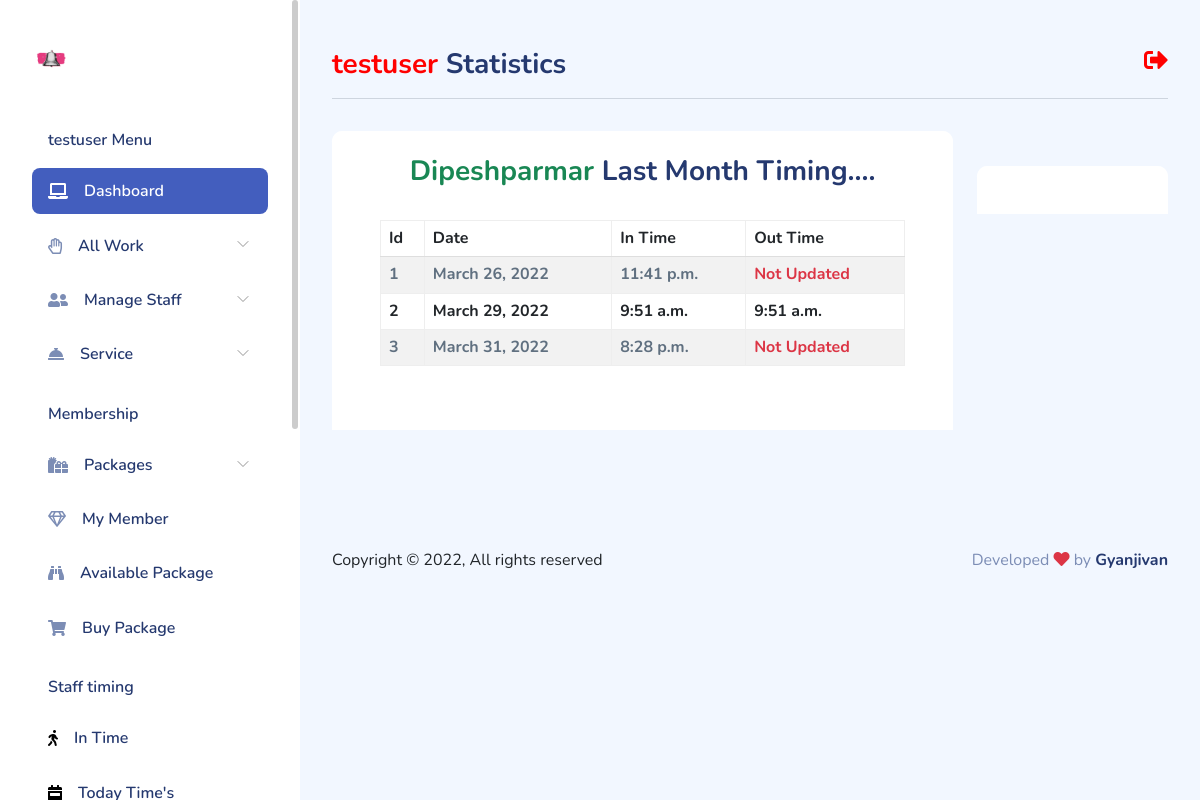
Page /client/get-month-records/Dipeshparmar/ (signed in) on the committed database.
### client/models.py (models this page shows, shortened)
class Staff(models.Model):
    user = models.ForeignKey(
        User, on_delete=models.CASCADE, null=True, blank=True)
    profile = models.ImageField(upload_to='staff/')
    name = models.CharField(max_length=100)
    phone = models.PositiveIntegerField()
    email = models.EmailField(max_length=100, null=True, blank=True)
    service = models.CharField(max_length=100, null=True, blank=True)
    fdate = models.DateTimeField(auto_now_add=True)

class Timeing(models.Model):
    user = models.ForeignKey(
        User, on_delete=models.CASCADE, null=True, blank=True)
    staff = models.ForeignKey(
        Staff, on_delete=models.CASCADE, null=True, blank=True)
    in_date = models.DateField(max_length=100, auto_now_add=True)
    in_time = models.TimeField(auto_now_add=True)
    out_date = models.DateField(max_length=100, auto_now=True)
    out_time = models.TimeField(auto_now=True)
    fdate = models.DateTimeField(auto_now=True)
    tell = models.BooleanField(default=False,blank=True,null=True)

### client/views.py (the view)
@user_passes_test(lambda u: u.is_authenticated, login_url='/')
def display_timing_rec(request, rec):
    last_day_of_prev_month = date.today().replace(day=1) - timedelta(days=1)
    start_day_of_prev_month = date.today().replace(
        day=1) - timedelta(days=last_day_of_prev_month.day)
    try:
        time_rec = Staff.objects.get(Q(user=request.user) & Q(name=rec))
    except ObjectDoesNotExist:
        return HttpResponseNotFound('<h1 style="color:red;">Your Data Not Found By Object Not Found</h1>')
    except MultipleObjectsReturned:
        return HttpResponseNotFound('<h1 style="color:red;">Your Data Not Found By Multiple Object Return</h1>')
    data = Timeing.objects.filter(Q(user=request.user) & Q(staff=time_rec) & Q(
        in_date__range=(start_day_of_prev_month, last_day_of_prev_month)))
    print(data.query)
    context = {'data': data, 'name': rec}
    return render(request, 'client/time_records.html', context)

### client/templates/client/time_records.html (shortened to what this page needs)
{% extends "client/layout.html" %}
{% load static %}
{% block table %}
<div class="card-header">
    <h3 class="text-center"> <span class="text-success">{{name}}</span> Last Month Timing....</h3>
<div class="card-header">
    <div class="table-responsive">
    <table class="table table-hover table-striped table-bordered h6 text-dark">
        <thead>
          <tr>
            <th scope="col">Id</th>
            <th scope="col">Date</th>
            <th scope="col">In Time</th>
            <th scope="col">Out Time</th>
          </tr>
        </thead>
        <tbody>
            {% if data %}
                {% for dt in data %}
                <tr>
                  <th scope="row">{{forloop.counter}}</th>
                  <td>{{dt.in_date}}</td>
                  <td>{{dt.in_time}}</td>
                  {% if dt.out_time == dt.in_time %}
                    <td>{{dt.out_time}}</td>
                  {% else %}
                    <td class="text-danger">Not Updated</td>
                  {% endif %}
                </tr>
                {% endfor %}
            {% else %}
                <center>
                  <img src="{% static 'client/img/product-list.png' %}" class="img-fluid" alt="data not found" srcset="">
                </center>
                <h3 class="text-center text-danger">Data Not Found..!</h3>
            {% endif %}
        </tbody>
      </table>
    </div>
</div>
</div>
{% endblock table %}
{% block cardfeatur %}
<div class="card-header">
</div>
{% endblock cardfeatur %}

### client/templates/client/layout.html (shortened to what this page needs)
{% load static %}
<!DOCTYPE html>
<html lang="en">
<head>
    <link rel="stylesheet" href="https://use.fontawesome.com/releases/v5.11.2/css/all.css">
    <link rel="stylesheet" href="{% static 'client/css/bootstrap.css' %}">
    <link rel="stylesheet" href="{% static 'client/css/bold.css' %}">
    <link rel="stylesheet" href="{% static 'client/css/perfect-scrollbar.css' %}">
    <link rel="stylesheet" href="{% static 'client/css/bootstrap-icons.css' %}">
    <link rel="stylesheet" href="{% static 'client/css/app.css' %}">
</head>
<body>
    <div id="app">
        <div id="sidebar" class="active">
            <div class="sidebar-wrapper active">
    <div class="sidebar-header">
        <div class="d-flex justify-content-between">
            <div class="logo">
                <a href="index.html"><img src="{% static 'client/img/bell.png' %}"  class="img-fluid"  alt="Logo" srcset=""></a>
            </div>
        </div>
    </div>
    <div class="sidebar-menu">
        <ul class="menu">
            <li class="sidebar-title">{{request.user}} Menu</li>
            <li
                class="sidebar-item active ">
                <a href="{% url 'client' %}" class='sidebar-link'>
                    <i class="fas fa-laptop"></i>
                    <span>Dashboard</span>
                </a>
            </li>
            <li
                class="sidebar-item  has-sub">
                <a href="#" class='sidebar-link'>
                    <i class="far fa-hand-paper"></i>
                    <span>All Work</span>
                </a>
            </li>
            <li
                class="sidebar-item  has-sub">
                <a href="#" class='sidebar-link'>
                    <i class="fas fa-user-friends"></i>
                    <span>Manage Staff</span>
                </a>
            </li>
            <li
                class="sidebar-item  has-sub">
                <a href="#" class='sidebar-link'>
                    <i class="fas fa-concierge-bell" style=""></i>
                    <span>Service</span>
                </a>
            </li>
            <li class="sidebar-title">Membership</li>
            <li
                class="sidebar-item  has-sub">
                <a href="#" class='sidebar-link'>
                    <i class="fas fa-gifts"></i>
                    <span>Packages</span>
                </a>
            </li>
            <li
            class="sidebar-item  ">
            <a href="{% url 'paid_mem' %}" class='sidebar-link'>
                <i class="far fa-gem"></i>
                <span>My Member</span>
            </a>
            </li>
            <li
            class="sidebar-item  ">
            <a href="{% url 'avail' %}" class='sidebar-link'>
                <i class="fas fa-binoculars"></i>
                <span>Available Package</span>
            </a>
            </li>
            <li
                class="sidebar-item  ">
                <a href="{% url 'buy_pack' %}" class='sidebar-link'>
                    <i class="fas fa-shopping-cart"></i>
                    <span>  Buy Package</span>
                </a>
            </li>
            <li class="sidebar-title">Staff timing</li>
            <li
                class="sidebar-item  ">
                <a href="{% url 'timing' %}" class='sidebar-link'>
                    <i class="fas fa-walking" style="color:black;"></i>
                    <span>In Time</span>
                </a>
            </li>
            <li
                class="sidebar-item   ">
                <a href="{% url 'totime' %}" class='sidebar-link'>
                    <i class="fas fa-calendar-week" style="color:black;"></i>
                    <span>Today Time's</span>
                </a>
            </li>
        </ul>
    </div>
</div>
        </div>
        <div id="main">
<div class="page-heading">
    <div class="float-end">
        <a href="{% url 'logoutv' %}"  ><i class="fas fa-sign-out-alt" style="font-size:24px; color:red;"></i></a>
    </div>
    <h3> <span style="color:red;">{{request.user}}</span> Statistics</h3>
    <hr>
</div>
<div class="page-content">
    <section class="row">
        <div class="col-12 col-lg-9">
            <div class="row">
                <div class="col-12">
                    <div class="card">
                        {% block table %}{% endblock table %}
                    </div>
                </div>
            </div>
            <div class="row">
                <div class="col-12 col-xl-4">
                </div>
                <div class="col-12 col-xl-8">
                </div>
            </div>
        </div>
        <div class="col-12 col-lg-3">
            <div class="card">
                {% block cardfeatur %}{% endblock cardfeatur %}
            </div>
            </div>
        </section>
    </div>
            <footer class="black">
                <div class="footer clearfix mb-0 text-muted">
                    <div class="float-start text-dark">
                        <p>Copyright  &copy; {% now 'Y' %},   All rights reserved</p>
                    </div>
                    <div class="float-end">
                        <p>Developed <span class="text-danger"><i class="fas fa-heart"></i></span> by <a
                                href="" class="h6">Gyanjivan</a></p>
                    </div>
                </div>
            </footer>
        </div>
    </div>
</body>
</html>

### client/static/client/css/perfect-scrollbar.css (style rules this page uses)
.ps { overflow: hidden !important; overflow-anchor: none; -ms-overflow-style: none; touch-action: auto; -ms-touch-action: auto; }

### client/static/client/css/app.css (style rules this page uses)
.card { border:none;margin-bottom:2.2rem }
.card .card-header { border:none }
#sidebar.active .sidebar-wrapper { left:0 }
.sidebar-wrapper { background-color:#fff;bottom:0;height:100vh;overflow-y:auto;position:fixed;top:0;transition:left .5s ease-out;width:300px;z-index:10 }
.sidebar-wrapper .sidebar-header { font-size:2rem;font-weight:700;padding:2rem 2rem 1rem }
.sidebar-wrapper .sidebar-header img { height:1.2rem }
.sidebar-wrapper .menu { font-weight:600;margin-top:2rem;padding:0 2rem }
.sidebar-wrapper .menu .sidebar-title { color:#25396f;font-size:1rem;font-weight:600;list-style:none;margin:1.5rem 0 1rem;padding:0 1rem }
.sidebar-wrapper .menu .sidebar-link { align-items:center;border-radius:.5rem;color:#25396f;display:block;display:flex;font-size:1rem;padding:.7rem 1rem;text-decoration:none;transition:all .5s }
.sidebar-wrapper .menu .sidebar-link i,.sidebar-wrapper .menu .sidebar-link svg { color:#7c8db5 }
.sidebar-wrapper .menu .sidebar-link span { margin-left:1rem }
.sidebar-wrapper .menu .sidebar-item { list-style:none;margin-top:.5rem;position:relative }
.sidebar-wrapper .menu .sidebar-item.has-sub .sidebar-link:after { color:#ccc;display:block;position:absolute;right:15px;top:12px }
.sidebar-wrapper .menu .sidebar-item.active>.sidebar-link { background-color:#435ebe }
.sidebar-wrapper .menu .sidebar-item.active>.sidebar-link span { color:#fff }
.sidebar-wrapper .menu .sidebar-item.active>.sidebar-link i,.sidebar-wrapper .menu .sidebar-item.active>.sidebar-link svg { fill:#fff;color:#fff }
.dataTable-table td,.dataTable-table thead th,.table td,.table thead th { vertical-align:middle }
.dataTable-table:not(.table-borderless) thead th,.table:not(.table-borderless) thead th { border-bottom:1px solid #dedede!important }
#main { margin-left:300px;padding:2rem }
.page-heading { margin:0 0 2rem }
.page-heading h3 { font-weight:700 }
a { text-decoration:none }

### rows in the picture
Staff: name "Dipeshparmar"
Timeing: in_date "March 26, 2022", in_time "11:41 p.m.", out_time "Not Updated"
Timeing: in_date "March 29, 2022", in_time "9:51 a.m.", out_time "9:51 a.m."
Timeing: in_date "March 31, 2022", in_time "8:28 p.m.", out_time "Not Updated"

### other values in the picture
{{ request.user }} "testuser"
